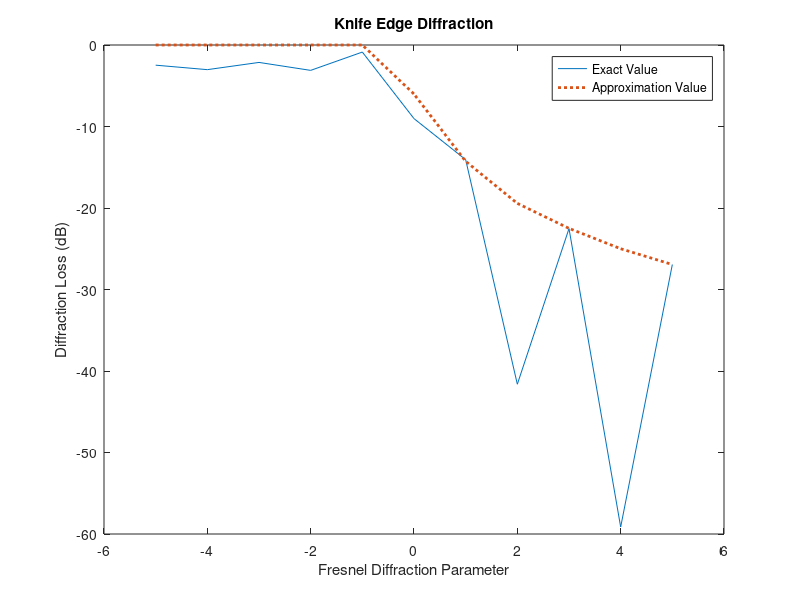

Source code (MATLAB):
% Lab 5 - Simulating knife edge diffraction model using MATLAB

close all;
clc;
clear all;

% Exact Value
v = -5:5; % value of nu
i = 0;
for n = -5:5
    i = i + 1;
    intFe = quad(@(x) exp((-1i*pi*x.^2)/2), n, 20); % Integration of the function
    fe = abs((0.5 + 0.5*1i) * intFe); % Complex Fresnel Integral
    Gdb_e(i) = 20*log10(fe); % Diffraction Gain in dB
end

% Approximation Value
for i = 1:length(v)
    if v(i) <= -1
        GdB(i) = 0;
    elseif v(i) <= 0
        GdB(i) = 20*log10(0.5 - 0.62*v(i));
    elseif v(i) <= 1
        GdB(i) = 20*log10(0.5*exp(-0.95*v(i)));
    elseif v(i) <= 2.4
        GdB(i) = 20*log10(0.4 - sqrt(0.1184 - (0.38 - 0.1*v(i))^2));
    else
        GdB(i) = 20*log10(0.225/v(i));
    end
end

figure;
plot(v, Gdb_e, v, GdB, ":", 'linewidth', 2);
legend('Exact Value', 'Approximation Value');
title('Knife Edge Diffraction');
xlabel('Fresnel Diffraction Parameter');
ylabel('Diffraction Loss (dB)');
